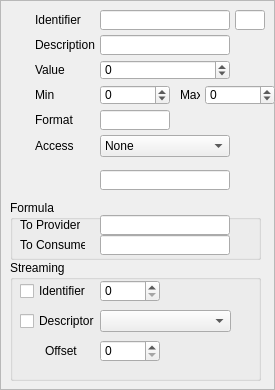
<?xml version="1.0" encoding="UTF-8"?>
<ui version="4.0">
 <class>IntegerView</class>
 <widget class="QFrame" name="IntegerView">
  <property name="geometry">
   <rect>
    <x>0</x>
    <y>0</y>
    <width>275</width>
    <height>390</height>
   </rect>
  </property>
  <property name="sizePolicy">
   <sizepolicy hsizetype="Fixed" vsizetype="Fixed">
    <horstretch>0</horstretch>
    <verstretch>0</verstretch>
   </sizepolicy>
  </property>
  <property name="windowTitle">
   <string>Frame</string>
  </property>
  <property name="frameShape">
   <enum>QFrame::StyledPanel</enum>
  </property>
  <property name="frameShadow">
   <enum>QFrame::Raised</enum>
  </property>
  <widget class="QLabel" name="label_6">
   <property name="geometry">
    <rect>
     <x>35</x>
     <y>60</y>
     <width>60</width>
     <height>20</height>
    </rect>
   </property>
   <property name="text">
    <string>Value</string>
   </property>
  </widget>
  <widget class="QLineEdit" name="descriptionText">
   <property name="geometry">
    <rect>
     <x>100</x>
     <y>35</y>
     <width>130</width>
     <height>20</height>
    </rect>
   </property>
   <property name="readOnly">
    <bool>false</bool>
   </property>
  </widget>
  <widget class="QLineEdit" name="numberText">
   <property name="geometry">
    <rect>
     <x>235</x>
     <y>10</y>
     <width>30</width>
     <height>20</height>
    </rect>
   </property>
   <property name="readOnly">
    <bool>true</bool>
   </property>
  </widget>
  <widget class="QSpinBox" name="valueBox">
   <property name="geometry">
    <rect>
     <x>100</x>
     <y>60</y>
     <width>130</width>
     <height>20</height>
    </rect>
   </property>
   <property name="minimum">
    <number>-10000</number>
   </property>
   <property name="maximum">
    <number>10000</number>
   </property>
  </widget>
  <widget class="QLabel" name="label">
   <property name="geometry">
    <rect>
     <x>35</x>
     <y>10</y>
     <width>60</width>
     <height>20</height>
    </rect>
   </property>
   <property name="text">
    <string>Identifier</string>
   </property>
  </widget>
  <widget class="QLineEdit" name="identifierText">
   <property name="geometry">
    <rect>
     <x>100</x>
     <y>10</y>
     <width>130</width>
     <height>20</height>
    </rect>
   </property>
   <property name="readOnly">
    <bool>true</bool>
   </property>
  </widget>
  <widget class="QLabel" name="label_2">
   <property name="geometry">
    <rect>
     <x>35</x>
     <y>35</y>
     <width>60</width>
     <height>20</height>
    </rect>
   </property>
   <property name="text">
    <string>Description</string>
   </property>
  </widget>
  <widget class="QSpinBox" name="minBox">
   <property name="geometry">
    <rect>
     <x>100</x>
     <y>85</y>
     <width>70</width>
     <height>20</height>
    </rect>
   </property>
   <property name="minimum">
    <number>-10000</number>
   </property>
   <property name="maximum">
    <number>10000</number>
   </property>
  </widget>
  <widget class="QSpinBox" name="maxBox">
   <property name="geometry">
    <rect>
     <x>205</x>
     <y>85</y>
     <width>70</width>
     <height>20</height>
    </rect>
   </property>
   <property name="minimum">
    <number>-10000</number>
   </property>
   <property name="maximum">
    <number>10000</number>
   </property>
  </widget>
  <widget class="QLineEdit" name="formatText">
   <property name="geometry">
    <rect>
     <x>100</x>
     <y>110</y>
     <width>70</width>
     <height>20</height>
    </rect>
   </property>
   <property name="readOnly">
    <bool>false</bool>
   </property>
  </widget>
  <widget class="QLabel" name="label_5">
   <property name="geometry">
    <rect>
     <x>180</x>
     <y>85</y>
     <width>20</width>
     <height>20</height>
    </rect>
   </property>
   <property name="text">
    <string>Max</string>
   </property>
  </widget>
  <widget class="QLabel" name="label_7">
   <property name="geometry">
    <rect>
     <x>35</x>
     <y>110</y>
     <width>60</width>
     <height>20</height>
    </rect>
   </property>
   <property name="text">
    <string>Format</string>
   </property>
  </widget>
  <widget class="QLabel" name="label_4">
   <property name="geometry">
    <rect>
     <x>35</x>
     <y>85</y>
     <width>60</width>
     <height>20</height>
    </rect>
   </property>
   <property name="text">
    <string>Min</string>
   </property>
  </widget>
  <widget class="QLabel" name="label_3">
   <property name="geometry">
    <rect>
     <x>10</x>
     <y>10</y>
     <width>16</width>
     <height>16</height>
    </rect>
   </property>
   <property name="text">
    <string/>
   </property>
   <property name="pixmap">
    <pixmap resource="TinyEmberPlus.qrc">:/image/resources/ui-tooltip--exclamation.png</pixmap>
   </property>
  </widget>
  <widget class="QLabel" name="label_8">
   <property name="geometry">
    <rect>
     <x>10</x>
     <y>35</y>
     <width>16</width>
     <height>16</height>
    </rect>
   </property>
   <property name="text">
    <string/>
   </property>
   <property name="pixmap">
    <pixmap resource="TinyEmberPlus.qrc">:/image/resources/ui-tooltip-balloon-bottom.png</pixmap>
   </property>
  </widget>
  <widget class="QLabel" name="label_9">
   <property name="geometry">
    <rect>
     <x>10</x>
     <y>60</y>
     <width>16</width>
     <height>16</height>
    </rect>
   </property>
   <property name="text">
    <string/>
   </property>
   <property name="pixmap">
    <pixmap resource="TinyEmberPlus.qrc">:/image/resources/ui-text-field-format.png</pixmap>
   </property>
  </widget>
  <widget class="QLabel" name="label_10">
   <property name="geometry">
    <rect>
     <x>10</x>
     <y>85</y>
     <width>16</width>
     <height>20</height>
    </rect>
   </property>
   <property name="text">
    <string/>
   </property>
   <property name="pixmap">
    <pixmap resource="TinyEmberPlus.qrc">:/image/resources/ui-ruler.png</pixmap>
   </property>
  </widget>
  <widget class="QLabel" name="label_11">
   <property name="geometry">
    <rect>
     <x>10</x>
     <y>110</y>
     <width>16</width>
     <height>20</height>
    </rect>
   </property>
   <property name="text">
    <string/>
   </property>
   <property name="pixmap">
    <pixmap resource="TinyEmberPlus.qrc">:/image/resources/ui-tooltip--pencil.png</pixmap>
   </property>
  </widget>
  <widget class="QLabel" name="label_12">
   <property name="geometry">
    <rect>
     <x>10</x>
     <y>135</y>
     <width>16</width>
     <height>20</height>
    </rect>
   </property>
   <property name="text">
    <string/>
   </property>
   <property name="pixmap">
    <pixmap resource="TinyEmberPlus.qrc">:/image/resources/lock--pencil.png</pixmap>
   </property>
  </widget>
  <widget class="QLabel" name="label_13">
   <property name="geometry">
    <rect>
     <x>35</x>
     <y>135</y>
     <width>60</width>
     <height>22</height>
    </rect>
   </property>
   <property name="text">
    <string>Access</string>
   </property>
  </widget>
  <widget class="QComboBox" name="accessBox">
   <property name="geometry">
    <rect>
     <x>100</x>
     <y>135</y>
     <width>130</width>
     <height>22</height>
    </rect>
   </property>
   <item>
    <property name="text">
     <string>None</string>
    </property>
    <property name="icon">
     <iconset resource="TinyEmberPlus.qrc">
      <normaloff>:/image/resources/lock.png</normaloff>:/image/resources/lock.png</iconset>
    </property>
   </item>
   <item>
    <property name="text">
     <string>Read</string>
    </property>
    <property name="icon">
     <iconset resource="TinyEmberPlus.qrc">
      <normaloff>:/image/resources/lock--arrow.png</normaloff>:/image/resources/lock--arrow.png</iconset>
    </property>
   </item>
   <item>
    <property name="text">
     <string>Write</string>
    </property>
    <property name="icon">
     <iconset resource="TinyEmberPlus.qrc">
      <normaloff>:/image/resources/lock--pencil.png</normaloff>:/image/resources/lock--pencil.png</iconset>
    </property>
   </item>
   <item>
    <property name="text">
     <string>Read | Write</string>
    </property>
    <property name="icon">
     <iconset resource="TinyEmberPlus.qrc">
      <normaloff>:/image/resources/lock-unlock.png</normaloff>:/image/resources/lock-unlock.png</iconset>
    </property>
   </item>
  </widget>
  <widget class="QGroupBox" name="streamingGroupBox">
   <property name="geometry">
    <rect>
     <x>10</x>
     <y>260</y>
     <width>251</width>
     <height>121</height>
    </rect>
   </property>
   <property name="title">
    <string>Streaming</string>
   </property>
   <widget class="QCheckBox" name="checkUseStreamIdentifier">
    <property name="geometry">
     <rect>
      <x>10</x>
      <y>20</y>
      <width>80</width>
      <height>22</height>
     </rect>
    </property>
    <property name="text">
     <string>Identifier</string>
    </property>
   </widget>
   <widget class="QSpinBox" name="streamIdentifierBox">
    <property name="geometry">
     <rect>
      <x>90</x>
      <y>20</y>
      <width>60</width>
      <height>22</height>
     </rect>
    </property>
   </widget>
   <widget class="QComboBox" name="streamFormatBox">
    <property name="geometry">
     <rect>
      <x>90</x>
      <y>50</y>
      <width>131</width>
      <height>22</height>
     </rect>
    </property>
   </widget>
   <widget class="QSpinBox" name="streamOffsetBox">
    <property name="geometry">
     <rect>
      <x>90</x>
      <y>80</y>
      <width>60</width>
      <height>22</height>
     </rect>
    </property>
   </widget>
   <widget class="QCheckBox" name="checkUseStreamDescriptor">
    <property name="geometry">
     <rect>
      <x>10</x>
      <y>50</y>
      <width>80</width>
      <height>22</height>
     </rect>
    </property>
    <property name="text">
     <string>Descriptor</string>
    </property>
   </widget>
   <widget class="QLabel" name="label_14">
    <property name="geometry">
     <rect>
      <x>35</x>
      <y>80</y>
      <width>46</width>
      <height>22</height>
     </rect>
    </property>
    <property name="text">
     <string>Offset</string>
    </property>
   </widget>
  </widget>
  <widget class="QLineEdit" name="displayValueText">
   <property name="geometry">
    <rect>
     <x>100</x>
     <y>170</y>
     <width>130</width>
     <height>20</height>
    </rect>
   </property>
   <property name="readOnly">
    <bool>true</bool>
   </property>
  </widget>
  <widget class="QGroupBox" name="groupBox">
   <property name="geometry">
    <rect>
     <x>10</x>
     <y>200</y>
     <width>251</width>
     <height>60</height>
    </rect>
   </property>
   <property name="title">
    <string>Formula</string>
   </property>
   <widget class="QLabel" name="label_16">
    <property name="geometry">
     <rect>
      <x>10</x>
      <y>35</y>
      <width>65</width>
      <height>20</height>
     </rect>
    </property>
    <property name="toolTip">
     <string>Transform a device value into a display value</string>
    </property>
    <property name="text">
     <string>To Consumer</string>
    </property>
   </widget>
   <widget class="QLabel" name="label_15">
    <property name="geometry">
     <rect>
      <x>10</x>
      <y>15</y>
      <width>60</width>
      <height>20</height>
     </rect>
    </property>
    <property name="toolTip">
     <string>Transforms a display value into a device value</string>
    </property>
    <property name="text">
     <string>To Provider</string>
    </property>
   </widget>
   <widget class="QLineEdit" name="toConsumerTermText">
    <property name="geometry">
     <rect>
      <x>90</x>
      <y>35</y>
      <width>130</width>
      <height>20</height>
     </rect>
    </property>
    <property name="readOnly">
     <bool>false</bool>
    </property>
   </widget>
   <widget class="QLineEdit" name="toProviderTermText">
    <property name="geometry">
     <rect>
      <x>90</x>
      <y>15</y>
      <width>130</width>
      <height>20</height>
     </rect>
    </property>
    <property name="readOnly">
     <bool>false</bool>
    </property>
   </widget>
  </widget>
 </widget>
 <resources>
  <include location="MainWindow.qrc"/>
  <include location="TinyEmberPlus.qrc"/>
 </resources>
 <connections>
  <connection>
   <sender>descriptionText</sender>
   <signal>editingFinished()</signal>
   <receiver>IntegerView</receiver>
   <slot>updateDescription()</slot>
   <hints>
    <hint type="sourcelabel">
     <x>136</x>
     <y>49</y>
    </hint>
    <hint type="destinationlabel">
     <x>124</x>
     <y>74</y>
    </hint>
   </hints>
  </connection>
  <connection>
   <sender>formatText</sender>
   <signal>editingFinished()</signal>
   <receiver>IntegerView</receiver>
   <slot>updateFormat()</slot>
   <hints>
    <hint type="sourcelabel">
     <x>104</x>
     <y>134</y>
    </hint>
    <hint type="destinationlabel">
     <x>124</x>
     <y>74</y>
    </hint>
   </hints>
  </connection>
  <connection>
   <sender>maxBox</sender>
   <signal>editingFinished()</signal>
   <receiver>IntegerView</receiver>
   <slot>updateMax()</slot>
   <hints>
    <hint type="sourcelabel">
     <x>204</x>
     <y>109</y>
    </hint>
    <hint type="destinationlabel">
     <x>124</x>
     <y>74</y>
    </hint>
   </hints>
  </connection>
  <connection>
   <sender>minBox</sender>
   <signal>editingFinished()</signal>
   <receiver>IntegerView</receiver>
   <slot>updateMin()</slot>
   <hints>
    <hint type="sourcelabel">
     <x>104</x>
     <y>109</y>
    </hint>
    <hint type="destinationlabel">
     <x>124</x>
     <y>74</y>
    </hint>
   </hints>
  </connection>
  <connection>
   <sender>valueBox</sender>
   <signal>editingFinished()</signal>
   <receiver>IntegerView</receiver>
   <slot>updateValue()</slot>
   <hints>
    <hint type="sourcelabel">
     <x>136</x>
     <y>74</y>
    </hint>
    <hint type="destinationlabel">
     <x>124</x>
     <y>74</y>
    </hint>
   </hints>
  </connection>
  <connection>
   <sender>accessBox</sender>
   <signal>currentIndexChanged(int)</signal>
   <receiver>IntegerView</receiver>
   <slot>updateAccess(int)</slot>
   <hints>
    <hint type="sourcelabel">
     <x>149</x>
     <y>160</y>
    </hint>
    <hint type="destinationlabel">
     <x>137</x>
     <y>87</y>
    </hint>
   </hints>
  </connection>
  <connection>
   <sender>checkUseStreamIdentifier</sender>
   <signal>toggled(bool)</signal>
   <receiver>IntegerView</receiver>
   <slot>updateStreamIdentifierState(bool)</slot>
   <hints>
    <hint type="sourcelabel">
     <x>59</x>
     <y>200</y>
    </hint>
    <hint type="destinationlabel">
     <x>137</x>
     <y>149</y>
    </hint>
   </hints>
  </connection>
  <connection>
   <sender>checkUseStreamDescriptor</sender>
   <signal>toggled(bool)</signal>
   <receiver>IntegerView</receiver>
   <slot>updateStreamDescriptorState(bool)</slot>
   <hints>
    <hint type="sourcelabel">
     <x>59</x>
     <y>230</y>
    </hint>
    <hint type="destinationlabel">
     <x>137</x>
     <y>149</y>
    </hint>
   </hints>
  </connection>
  <connection>
   <sender>streamIdentifierBox</sender>
   <signal>editingFinished()</signal>
   <receiver>IntegerView</receiver>
   <slot>updateStreamIdentifier()</slot>
   <hints>
    <hint type="sourcelabel">
     <x>129</x>
     <y>200</y>
    </hint>
    <hint type="destinationlabel">
     <x>137</x>
     <y>149</y>
    </hint>
   </hints>
  </connection>
  <connection>
   <sender>streamFormatBox</sender>
   <signal>currentIndexChanged(int)</signal>
   <receiver>IntegerView</receiver>
   <slot>updateStreamFormat(int)</slot>
   <hints>
    <hint type="sourcelabel">
     <x>165</x>
     <y>230</y>
    </hint>
    <hint type="destinationlabel">
     <x>137</x>
     <y>149</y>
    </hint>
   </hints>
  </connection>
  <connection>
   <sender>streamOffsetBox</sender>
   <signal>editingFinished()</signal>
   <receiver>IntegerView</receiver>
   <slot>updateStreamOffset()</slot>
   <hints>
    <hint type="sourcelabel">
     <x>129</x>
     <y>260</y>
    </hint>
    <hint type="destinationlabel">
     <x>137</x>
     <y>149</y>
    </hint>
   </hints>
  </connection>
  <connection>
   <sender>toConsumerTermText</sender>
   <signal>editingFinished()</signal>
   <receiver>IntegerView</receiver>
   <slot>updateRxTerm()</slot>
   <hints>
    <hint type="sourcelabel">
     <x>164</x>
     <y>169</y>
    </hint>
    <hint type="destinationlabel">
     <x>137</x>
     <y>194</y>
    </hint>
   </hints>
  </connection>
  <connection>
   <sender>toProviderTermText</sender>
   <signal>editingFinished()</signal>
   <receiver>IntegerView</receiver>
   <slot>updateTxTerm()</slot>
   <hints>
    <hint type="sourcelabel">
     <x>164</x>
     <y>144</y>
    </hint>
    <hint type="destinationlabel">
     <x>137</x>
     <y>194</y>
    </hint>
   </hints>
  </connection>
 </connections>
 <slots>
  <slot>updateUi()</slot>
  <slot>updateDescription()</slot>
  <slot>updateValue()</slot>
  <slot>updateMin()</slot>
  <slot>updateMax()</slot>
  <slot>updateFormat()</slot>
  <slot>updateAccess(int)</slot>
  <slot>updateStreamIdentifierState(bool)</slot>
  <slot>updateStreamDescriptorState(bool)</slot>
  <slot>updateStreamIdentifier()</slot>
  <slot>updateStreamFormat(int)</slot>
  <slot>updateStreamOffset()</slot>
  <slot>updateTxTerm()</slot>
  <slot>updateRxTerm()</slot>
 </slots>
</ui>
